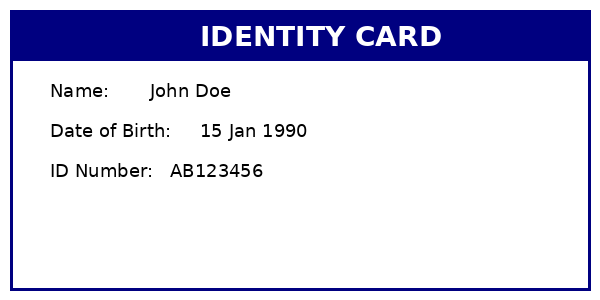
#> input picture app/ai-service/regression_harness/dataset/degraded/documents/sample_001_orig.png, 600 x 300 px
$ python -i diag_ensemble.py   (imports and definitions only)
#> lines starting #> are read from the running program, lines starting #| are printed output that depends on the picture; after the words box and inside, x2 and y2 are one past the last pixel; in counts of white or black regions, pixels touching at a corner belong together
"""Test an ensemble approach: OCR across multiple preprocessing variants per image."""
import sys
sys.path.insert(0, "app/ai-service")
import pytesseract
from PIL import Image
import numpy as np
import cv2

pytesseract.pytesseract.tesseract_cmd = r"C:\Program Files\Tesseract-OCR\tesseract.exe"
from services.ocr import FieldDetector

fd = FieldDetector()

def numpy_to_image(a):
    if a.dtype != np.uint8: a = a.astype(np.uint8)
    return Image.fromarray(a)

def variants(arr):
    """Return list of (label, processed_image)."""
    out = []
    # raw grayscale
    out.append(("gray", numpy_to_image(arr)))
    # CLAHE + otsu
    clahe = cv2.createCLAHE(clipLimit=2.0, tileGridSize=(8,8))
    cla = clahe.apply(arr)
    _, th = cv2.threshold(cla, 0, 255, cv2.THRESH_BINARY + cv2.THRESH_OTSU)
    out.append(("clahe_otsu", numpy_to_image(th)))
    # upscale 2x + CLAHE + otsu
    h, w = arr.shape
    up = cv2.resize(arr, (w*2, h*2), interpolation=cv2.INTER_CUBIC)
    cla2 = cv2.createCLAHE(clipLimit=2.0, tileGridSize=(8,8))
    upcla = cla2.apply(up)
    _, th2 = cv2.threshold(upcla, 0, 255, cv2.THRESH_BINARY + cv2.THRESH_OTSU)
    out.append(("2x_clahe_otsu", numpy_to_image(th2)))
    return out

base = "app/ai-service/regression_harness/dataset/degraded/documents/"
# [24 lines not run here, left out]

>>> import cv2
>>> picture = cv2.imread('app/ai-service/regression_harness/dataset/degraded/documents/sample_001_orig.png', cv2.IMREAD_GRAYSCALE)
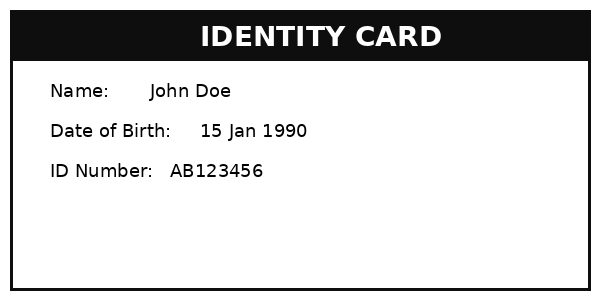
#> picture: shape (300, 600); min 0, max 255, mean 210.9
>>> result = variants(picture)
#> in variants, `_, th = cv2.threshold(cla, 0, 255, cv2.THRESH_BINARY + cv2.THRESH_OTSU)`:
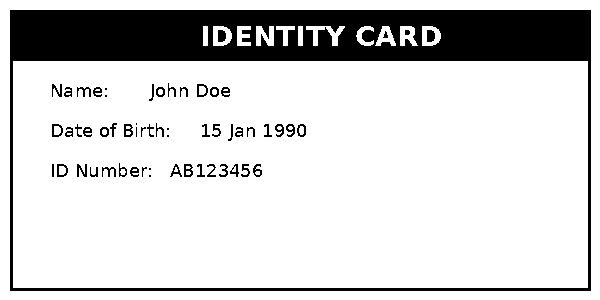
#> th: shape (300, 600); 81.8% white; 59 black regions (10 under 20 px), largest, box (x1, y1, x2, y2) and area: (10, 10, 591, 291) 30241, (218, 30, 226, 42) 86, (427, 30, 435, 42) 86
#> in variants, `up = cv2.resize(arr, (w*2, h*2), interpolation=cv2.INTER_CUBIC)`:
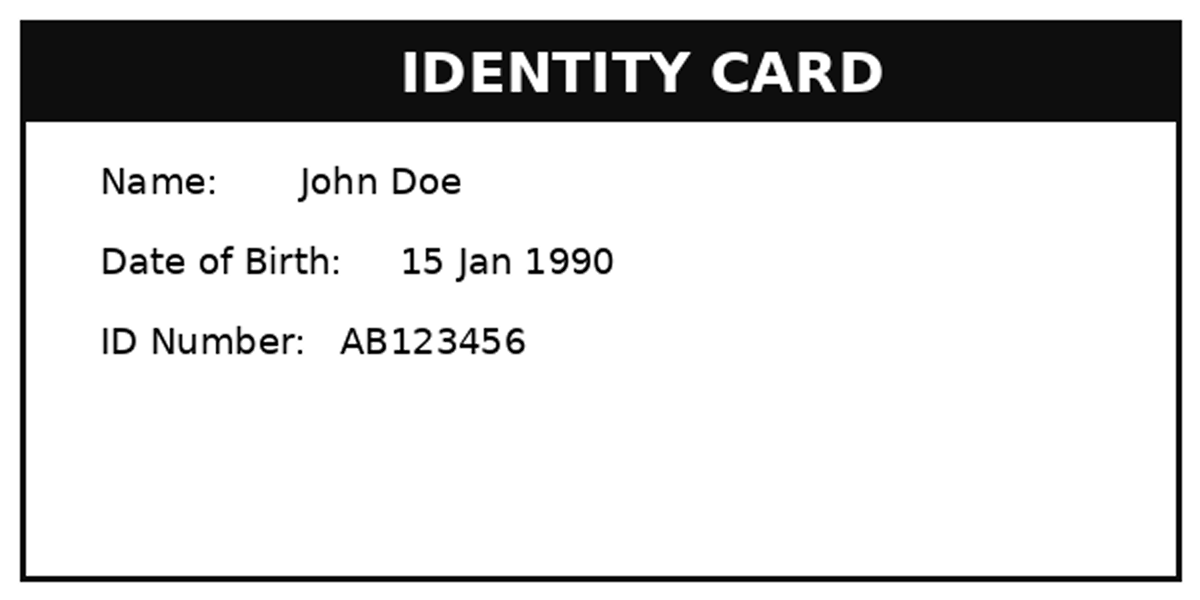
#> up: shape (600, 1200); min 0, max 255, mean 210.6
#> in variants, `_, th2 = cv2.threshold(upcla, 0, 255, cv2.THRESH_BINARY + cv2.THRESH_O..`: th2: shape (600, 1200); 81.7% white; 59 black regions (7 under 20 px), largest, box (x1, y1, x2, y2) and area: (20, 20, 1182, 582) 120788, (854, 60, 871, 84) 347, (436, 60, 453, 84) 346
#> result = 3 items
